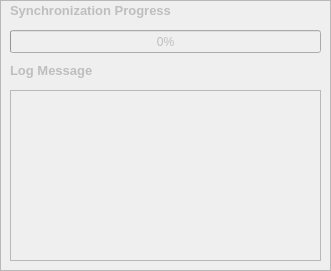
   <widget class="QFrame" name="frame_log">
    <property name="enabled">
     <bool>false</bool>
    </property>
    <property name="geometry">
     <rect>
      <x>10</x>
      <y>190</y>
      <width>331</width>
      <height>271</height>
     </rect>
    </property>
    <property name="frameShape">
     <enum>QFrame::StyledPanel</enum>
    </property>
    <property name="frameShadow">
     <enum>QFrame::Raised</enum>
    </property>
    <widget class="QProgressBar" name="progress_sync">
     <property name="geometry">
      <rect>
       <x>10</x>
       <y>30</y>
       <width>311</width>
       <height>23</height>
      </rect>
     </property>
     <property name="value">
      <number>0</number>
     </property>
    </widget>
    <widget class="QLabel" name="title_syncprog">
     <property name="geometry">
      <rect>
       <x>10</x>
       <y>0</y>
       <width>201</width>
       <height>21</height>
      </rect>
     </property>
     <property name="font">
      <font>
       <pointsize>10</pointsize>
       <weight>75</weight>
       <bold>true</bold>
      </font>
     </property>
     <property name="text">
      <string>Synchronization Progress</string>
     </property>
    </widget>
    <widget class="QPlainTextEdit" name="area_message">
     <property name="geometry">
      <rect>
       <x>10</x>
       <y>90</y>
       <width>311</width>
       <height>171</height>
      </rect>
     </property>
     <property name="readOnly">
      <bool>true</bool>
     </property>
    </widget>
    <widget class="QLabel" name="title_message">
     <property name="geometry">
      <rect>
       <x>10</x>
       <y>60</y>
       <width>201</width>
       <height>21</height>
      </rect>
     </property>
     <property name="font">
      <font>
       <pointsize>10</pointsize>
       <weight>75</weight>
       <bold>true</bold>
      </font>
     </property>
     <property name="text">
      <string>Log Message</string>
     </property>
    </widget>
   </widget>
